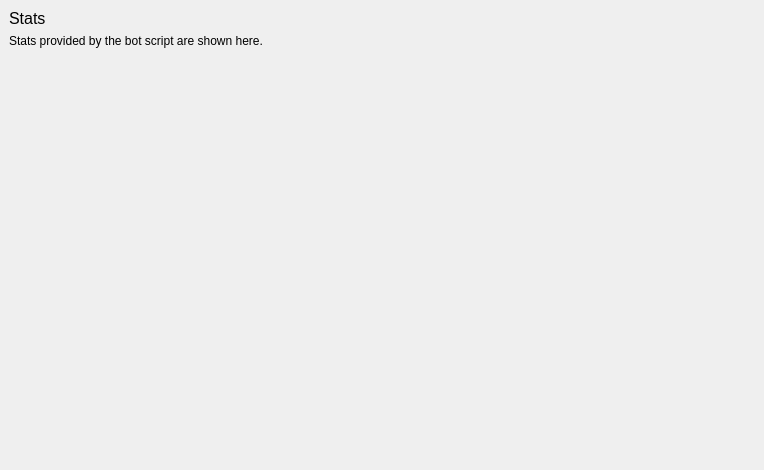
<?xml version="1.0" encoding="UTF-8"?>
<ui version="4.0">
 <class>BotStatsWidget</class>
 <widget class="QWidget" name="BotStatsWidget">
  <property name="geometry">
   <rect>
    <x>0</x>
    <y>0</y>
    <width>764</width>
    <height>470</height>
   </rect>
  </property>
  <property name="windowTitle">
   <string>Form</string>
  </property>
  <layout class="QVBoxLayout" name="verticalLayout">
   <property name="leftMargin">
    <number>0</number>
   </property>
   <property name="topMargin">
    <number>0</number>
   </property>
   <property name="rightMargin">
    <number>0</number>
   </property>
   <property name="bottomMargin">
    <number>0</number>
   </property>
   <item>
    <widget class="QScrollArea" name="scrollArea">
     <property name="frameShape">
      <enum>QFrame::NoFrame</enum>
     </property>
     <property name="widgetResizable">
      <bool>true</bool>
     </property>
     <widget class="QWidget" name="scrollAreaWidgetContents">
      <property name="geometry">
       <rect>
        <x>0</x>
        <y>0</y>
        <width>764</width>
        <height>470</height>
       </rect>
      </property>
      <layout class="QVBoxLayout" name="verticalLayout_2">
       <item>
        <widget class="QLabel" name="title">
         <property name="text">
          <string>&lt;html&gt;&lt;head/&gt;&lt;body&gt;&lt;p&gt;&lt;span style=&quot; font-size:12pt;&quot;&gt;Stats&lt;/span&gt;&lt;/p&gt;&lt;/body&gt;&lt;/html&gt;</string>
         </property>
        </widget>
       </item>
       <item>
        <widget class="QLabel" name="info">
         <property name="text">
          <string>Stats provided by the bot script are shown here.</string>
         </property>
         <property name="wordWrap">
          <bool>true</bool>
         </property>
        </widget>
       </item>
       <item>
        <widget class="QWidget" name="stats_container" native="true">
         <layout class="QVBoxLayout" name="verticalLayout_4">
          <property name="leftMargin">
           <number>0</number>
          </property>
          <property name="topMargin">
           <number>0</number>
          </property>
          <property name="rightMargin">
           <number>0</number>
          </property>
          <property name="bottomMargin">
           <number>0</number>
          </property>
         </layout>
        </widget>
       </item>
       <item>
        <spacer name="spacer">
         <property name="orientation">
          <enum>Qt::Vertical</enum>
         </property>
         <property name="sizeHint" stdset="0">
          <size>
           <width>20</width>
           <height>40</height>
          </size>
         </property>
        </spacer>
       </item>
      </layout>
     </widget>
    </widget>
   </item>
  </layout>
 </widget>
 <resources/>
 <connections/>
</ui>
